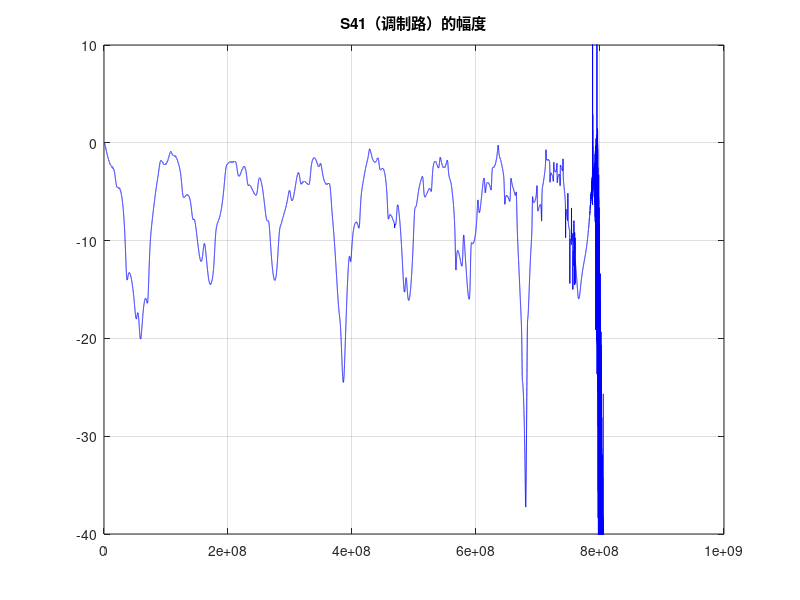
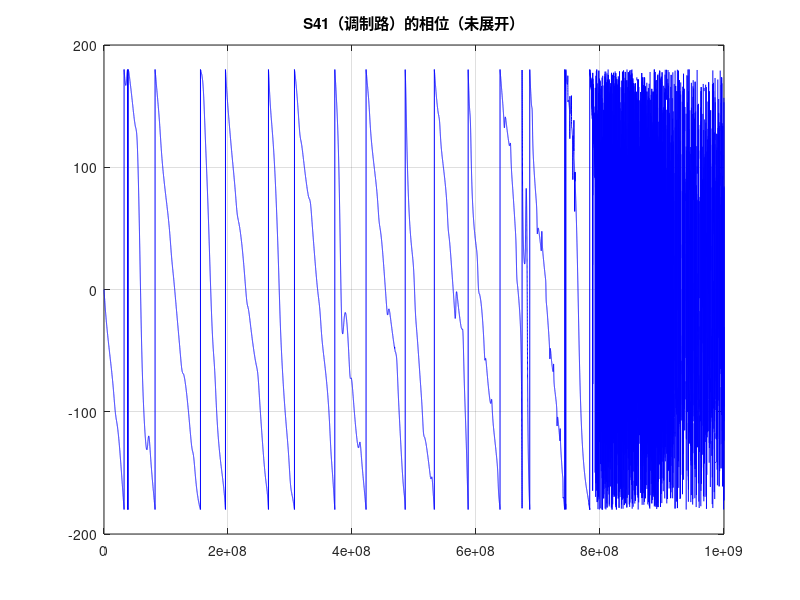
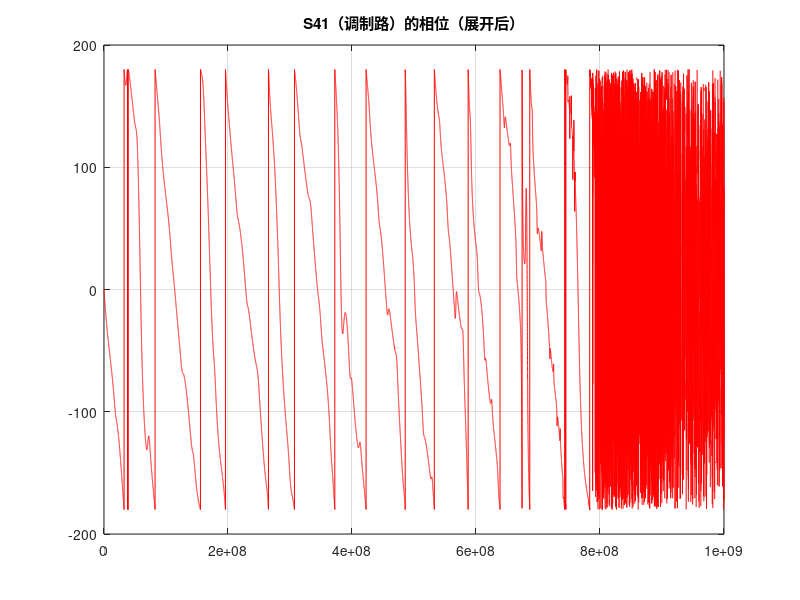
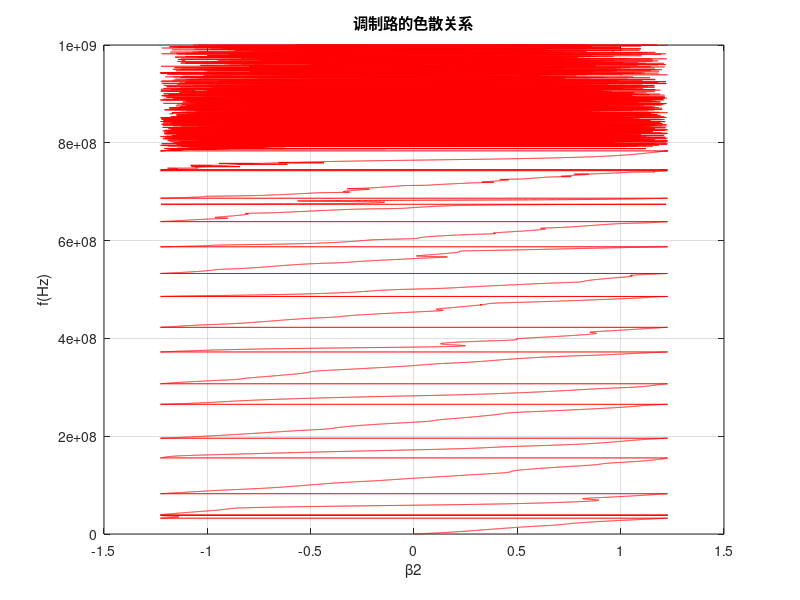

Reproduce these figures in MATLAB, in order.
%% 计算...的色散曲面 使用的方法是传输矩阵法

%初始化
clear
clc
close all

%电路参数
E = 48 * pi / 180;
F = 1e9;
c = 3e8;
CV = 8.47e-12;
a = c * E / F / 2 / pi;

%扫频范围
fMin = 0;
fMax = 1e9;
f = fMin:fMax / 100000:fMax;
Omega = 2 * pi * fMax;
omega = 2 * pi * f;

%增量模型
Z0 = 50;
Y0 = 1 / Z0;
C = 1 ./ (1i * omega * CV);
N = 3; %y方向的层数，此处有三条线，所以是3
M = 64; %x方向的层数
L = a * M;

%传输矩阵
T = zeros(2 * N, 2 * N, length(omega));
Th = zeros(2 * N, 2 * N, length(omega));
Tv = zeros(2 * N, 2 * N, length(omega));
Ttol = zeros(2 * N, 2 * N, length(omega));
X = zeros(N, N, length(omega));

%填充传输矩阵
for i = 1:length(omega)
    % ?为什么这里用f而不是Omega
    theta = E / F * f(i);
    %这里传输矩阵是未归一化的
    Th(:, :, i) = [cos(theta / 2) * eye(3), 1i * Z0 * sin(theta / 2) * eye(3);
                   1i * Y0 * sin(theta / 2) * eye(3), cos(theta / 2) * eye(3)
                   ];
    Ya = 1 / C(i);
    Yb = -1 / C(i);
    Yc = 2 / C(i);

    for k = 1:N

        for j = 1:N

            if k == j
                %主对角线
                if k == 1 || k == N
                    X(k, j, i) = Ya;
                else
                    X(k, j, i) = Yc;
                end

            end

            if abs(k - j) == 1
                X(k, j, i) = Yb;
            end

        end

    end

    Tv(:, :, i) = [
                   eye(N), zeros(N);
                   X(:, :, i), eye(N)
                   ];
    T(:, :, i) = Th(:, :, i) * Tv(:, :, i) * Th(:, :, i);
    Ttol(:, :, i) = T(:, :, i) ^ M;
end

Atol = Ttol(1:N, 1:N, :);
Btol = Ttol(1:N, N + 1:2 * N, :);
Ctol = Ttol(N + 1:2 * N, 1:N, :);
Dtol = Ttol(N + 1:2 * N, N + 1:2 * N, :);

%Z矩阵
Ztol = zeros(2 * N, 2 * N, length(omega));
Stol = zeros(2 * N, 2 * N, length(omega));

for i = 1:length(omega)
    Ztol(:, :, i) = [Atol(:, :, i) * Ctol(:, :, i) ^ -1, Ctol(:, :, i) ^ -1;
                     Ctol(:, :, i) ^ -1, Dtol(:, :, i) * Ctol(:, :, i) ^ -1];
    Stol(:, :, i) = (Ztol(:, :, i) / Z0 - eye(2 * N)) * (Ztol(:, :, i) / Z0 + eye(2 * N)) ^ -1;
end

Z11 = squeeze(Ztol(1, 1, :));
Z22 = squeeze(Ztol(2, 2, :));
Z44 = squeeze(Ztol(1, 1, :));
Z55 = squeeze(Ztol(1, 1, :));
S11 = squeeze(Stol(1, 1, :));
S41 = squeeze(Stol(4, 1, :));
S52 = squeeze(Stol(5, 2, :));
S63 = squeeze(Stol(6, 3, :));
S41_phi = angle(S41) .* 180 / pi;
S52_phi = angle(S52) .* 180 / pi;
S63_phi = angle(S63) .* 180 / pi;
unwrapped_S41_phi = unwrap(S41_phi, -360);
unwrapped_S52_phi = unwrap(S52_phi, -360);
unwrapped_S63_phi = unwrap(S63_phi, -360);
beta41 = -unwrapped_S41_phi * pi / 180 / L;
beta52 = -unwrapped_S52_phi * pi / 180 / L;
beta63 = -unwrapped_S63_phi * pi / 180 / L;
theta41 = beta41 * a;
theta52 = beta52 * a;
theta63 = beta63 * a;
S11_dB = 20 * log10(abs(S11));
S41_dB = 20 * log10(abs(S41));
S52_dB = 20 * log10(abs(S52));
S63_dB = 20 * log10(abs(S63));

%% 画图
h1 = figure;
plot(f, S41_dB, 'b-')
ylim([-40 10])
xlim([0 fMax])
yticks(-40:10:10)
title('S41（调制路）的幅度')
grid on

h2 = figure;
plot(f, S41_phi, '-', 'Color', 'b')
xlim([0 fMax])
ylim([-200 200])
title('S41（调制路）的相位（未展开）')
grid on

h3 = figure;
plot(f, unwrapped_S41_phi, 'r-')
title('S41（调制路）的相位（展开后）')
grid on

h4 = figure;
plot(beta41, f, 'r-')
ylabel('f(Hz)')
xlabel('β2')
title('调制路的色散关系')
grid on

h5 = figure;
plot(f, S52_dB, 'b-')
xlim([0 fMax])
ylim([-40 10])
yticks(-40:10:10)
title('S52（主路）的幅度')
grid on

h6 = figure;
plot(f, S52_phi, '-', 'Color', 'b')
xlim([0 fMax])
ylim([-200 200])
title('S52（主路）的相位（未展开）')
grid on

h7 = figure;
plot(f, unwrapped_S52_phi, 'r-')
title('S52（主路）的相位（展开后）')
grid on

h8 = figure;
plot(beta52, f, 'r-')
ylabel('f(Hz)')
xlabel('β1')
title('主路的色散关系')
grid on

% 相速度
vp1 = omega' ./ beta52;
vp2 = omega' ./ beta41;

h9 = figure;
hold on
plot(f, vp1, 'b-')
plot(f, vp2, 'r-')
grid on
legend("主路", "调制路")
